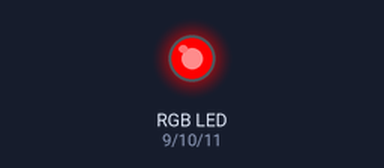
Bench run of a sketch on a simulated Arduino Uno, built with avr-gcc and run on an emulated ATmega328P. Parts: an RGB LED mixed from three pins (HIGH = lit).

Above: at 0.1 s.
At 4.6 s:
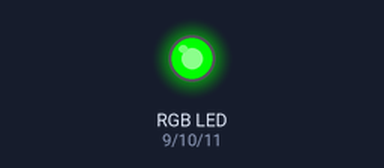
At 10.1 s:
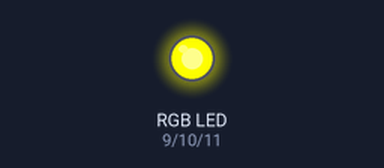
At 20.1 s:
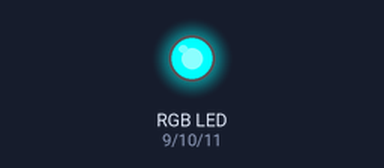
At 30.6 s:
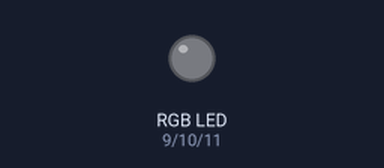
At 39.75 s:
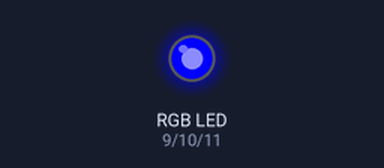
Timing chart, 0 to 40.0 s (numbered marks = the images above):
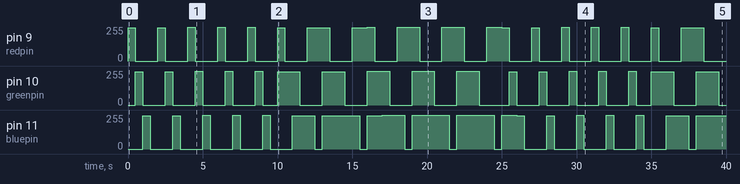

The sketch:

q6.ino
```cpp
int redpin=9;
int greenpin=10;
int bluepin=11;
int var=0;
int var1=0;


void setup()
{
  Serial.begin(9600);
}

void loop()
{
  for(var=250;var<255;var++)
  {
    analogWrite(redpin,var);
    analogWrite(greenpin,0);
    delay(500);
    analogWrite(redpin,0);
    analogWrite(greenpin,var);
    delay(500);
    analogWrite(greenpin,0);
    analogWrite(bluepin,var);
    delay(500);
    analogWrite(bluepin,0);
    delay(500);
  }

  for(var1=250;var1<255;var1++)
  {
    analogWrite(redpin,var1);
    analogWrite(greenpin,var1);
    delay(500);
    analogWrite(redpin,0);
    delay(500);
    analogWrite(greenpin,var1);
    analogWrite(bluepin,var1);
    delay(500);
    analogWrite(greenpin,0);
    delay(500);
    analogWrite(bluepin,var1);
    analogWrite(redpin,var1);
    delay(500);
    analogWrite(bluepin,0);
    delay(500);
    analogWrite(bluepin,var1);
    analogWrite(redpin,var1);
    analogWrite(greenpin,var1);
  }

}
```

Measured:
- by itself, pin 9 (redpin): 0/255 → 250/255 at 0.00 s, → 0/255 0.50 s later, → 251/255 1.5 s later, → 0/255 0.50 s later, … (40 changes in this stretch)
- by itself, pin 11 (bluepin): 0/255 → 250/255 at 1.0 s, → 0/255 0.50 s later, → 251/255 1.5 s later, → 0/255 0.50 s later, … (39 changes in this stretch)
